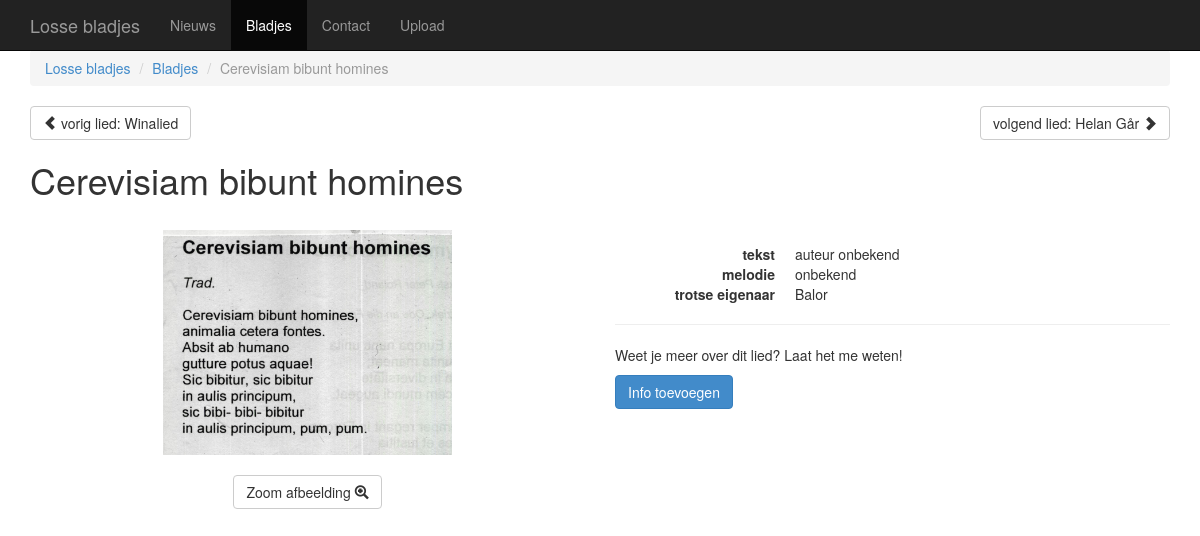
Screenshot of /blad/17 with the database file from the repository.
### lossebladjes/database.py (models this page shows)
class Blad(db.Model):
    id = db.Column(db.Integer, primary_key = True)
    titel = db.Column(db.String())
    auteur = db.Column(db.String())
    melodie = db.Column(db.String())
    toegevoegd_op = db.Column(db.String())
    voorgedragen_op = db.Column(db.String())
    eigenaar = db.Column(db.String())
    scan_filename = db.Column(db.String)
    extra = db.Column(db.String())

### lossebladjes/views.py (the view, shortened to what this page needs)
@app.route('/blad/<int:blad_id>', methods=['GET', 'POST'])
def blad(blad_id):
    blad = Blad.query.get(blad_id)
    next = Blad.query.filter(Blad.id > blad_id).order_by(Blad.id).first()
    prev = Blad.query.filter(Blad.id < blad_id).order_by(Blad.id.desc()).first()
    form = forms.OpmerkingBijBlad()
    return render_template("blad.html", blad=blad, next=next, prev=prev, form=form)

### lossebladjes/templates/blad.html (shortened to what this page needs)
{% extends "template.html" %}
{% from "_macros.html" import render_field %}
{% set title = blad.titel %}
{% set active_page = "bladjes" %}
{% set parent = [("bladjes", "Bladjes")] %}
{% block content %}
    <div class="row top-margin">
        <div class="col-xs-6">
        {% if prev %}
            <a class="btn btn-default pull-left fill" href="{{url_for('blad', blad_id=prev.id)}}">
                <span class="glyphicon glyphicon-chevron-left"></span>
                vorig lied: {{prev.titel}}
            </a>
        {% endif %}
        </div>
        <div class="col-xs-6">
        {% if next %}
            <a class="btn btn-default pull-right fill" href="{{url_for('blad', blad_id=next.id)}}">
                volgend lied: {{next.titel}}
                <span class="glyphicon glyphicon-chevron-right"></span>
            </a>
        {% endif %}
        </div>
    </div>
    <h1>{{blad.titel}}</h1>
    <div class="row">
        <div id="scans" class="col-sm-6  top-margin">
            <div class="row center-block" style="display:table">
                <div class="carousel slide col-xs-8; width:90%" data-interval='100'>
                    <div class="carousel-inner">
                        <div class="item text-center active">
                            <img src="{{ url_for('static', filename='scans/' + blad.scan_filename)}}" alt="{{blad.titel}}" class="img-responsive small center-block height-responsive">
                        </div>
                    </div>
                </div>
            </div>
            <div class="top-margin text-center">
                <a id='hide' href='#' type="button" class="btn btn-default">
                        Zoom afbeelding
                        <span class="glyphicon glyphicon-zoom-in"></span>
                </a>
            </div>
        </div>
        <div id='meta' class="col-sm-6 top-margin">
            <dl class="dl-horizontal">
                <dt>tekst</dt><dd>{% if blad.auteur %}{{blad.auteur}}{% else %}auteur onbekend{% endif %}</dd>
                <dt>melodie</dt><dd>{% if blad.melodie %}{{blad.melodie}}{% else %}onbekend{% endif %}</dd>
                {% if blad.eigenaar %}<dt>trotse eigenaar</dt><dd>{{blad.eigenaar}}</dd>{% endif %}
            </dl>
            <hr>
            <p>Weet je meer over dit lied? Laat het me weten!</p>
            <div id='pre-form' {% if form.errors %}hidden{% endif %}>
                <button id='show-form' class="btn btn-primary">Info toevoegen</button>
            </div>
        </div>
    </div>
{% endblock %}

### lossebladjes/templates/template.html (shortened to what this page needs)
<!DOCTYPE html>
<html lang="nl">
<head>
    {% set title = title|default('') -%}
    <link rel="stylesheet" href="{{ url_for('static', filename='css/merged.css') }}">
</head>
<body>
    <header class="navbar navbar-inverse navbar-fixed-top" role="banner">
        <div class="container">
            <div class="navbar-header">
                <a class="navbar-brand" href="{{ url_for('index') }}">Losse bladjes</a>
            </div>
            <nav role="navigation" class="collapse navbar-collapse" id="bs-example-navbar-collapse-1">
                <ul class="nav navbar-nav">
                    {% set nav = [
                        ('index', 'Nieuws'),
                        ('bladjes', 'Bladjes'),
                        ('contact', 'Contact'),
                        ('upload', 'Upload'),
                    ] -%}
                    {% set active_page = active_page|default('index') -%}
                    {% for page, caption in nav %}
                    <li{% if page == active_page %} class="active"{% endif %}>
                        <a href="{{ url_for(page) }}">{{ caption }}</a>
                    </li>
                    {% endfor %}
                </ul>
            </nav>
        </div>
    </header>
    <div class="container">
        <ol class="breadcrumb">
            <li><a href="{{url_for('index')}}">Losse bladjes</a></li>
            {% if parent -%}
            {% for page, name in parent %}
            <li><a href="{{ url_for(page) }}">{{name}}</a></li>
            {% endfor %}
            {% endif %}
            <li class="active">{{ title }}</li>
        </ol>
        {% block content %}{% endblock %}
    </div>
</body>
</html>

### rows the page displays
Blad: titel "Cerevisiam bibunt homines", scan_filename (picture), eigenaar "Balor"
Blad: titel "Winalied"
Blad: titel "Helan Går"

### other values shown
{{ caption }} "Nieuws" "Bladjes" "Contact" "Upload"
{{ name }} "Bladjes"
